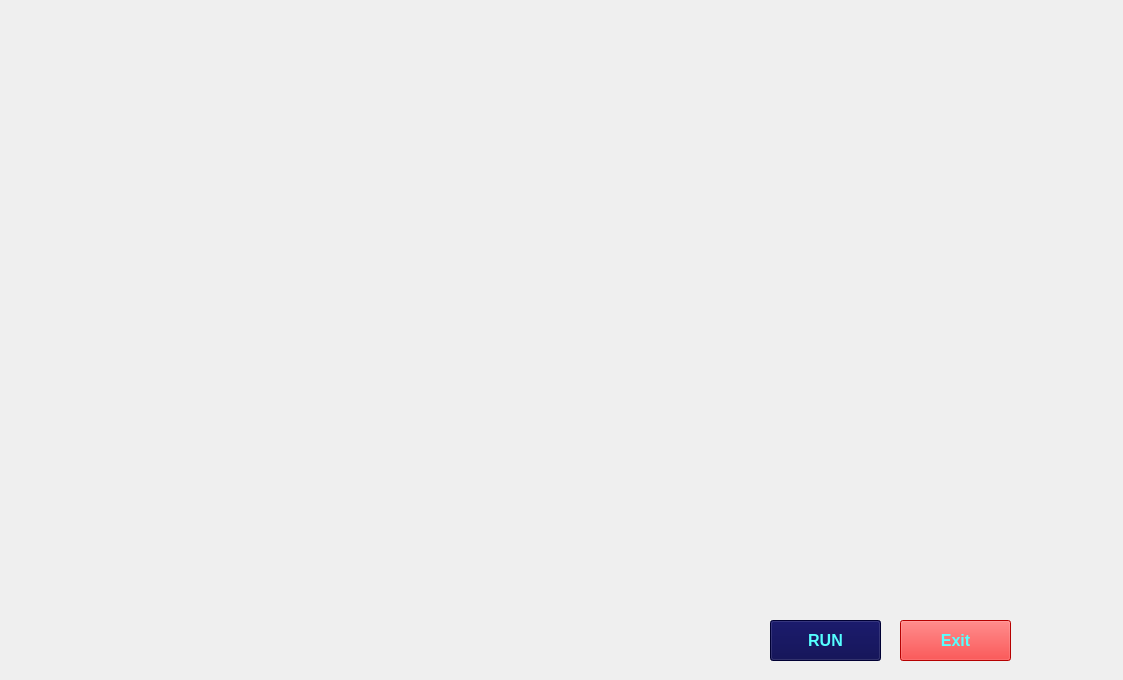
<?xml version="1.0" encoding="UTF-8"?>
<ui version="4.0">
 <class>PersonalAssistant_</class>
 <widget class="QMainWindow" name="PersonalAssistant_">
  <property name="geometry">
   <rect>
    <x>0</x>
    <y>0</y>
    <width>1123</width>
    <height>680</height>
   </rect>
  </property>
  <property name="windowTitle">
   <string>MainWindow</string>
  </property>
  <widget class="QWidget" name="centralwidget">
   <widget class="QLabel" name="label">
    <property name="geometry">
     <rect>
      <x>0</x>
      <y>0</y>
      <width>1121</width>
      <height>681</height>
     </rect>
    </property>
    <property name="font">
     <font>
      <pointsize>10</pointsize>
      <weight>75</weight>
      <bold>true</bold>
     </font>
    </property>
    <property name="cursor">
     <cursorShape>ArrowCursor</cursorShape>
    </property>
    <property name="text">
     <string/>
    </property>
    <property name="pixmap">
     <pixmap>../../../Downloads/icon.gif</pixmap>
    </property>
    <property name="scaledContents">
     <bool>true</bool>
    </property>
   </widget>
   <widget class="QPushButton" name="pushButton">
    <property name="geometry">
     <rect>
      <x>770</x>
      <y>620</y>
      <width>111</width>
      <height>41</height>
     </rect>
    </property>
    <property name="font">
     <font>
      <pointsize>12</pointsize>
      <weight>75</weight>
      <bold>true</bold>
     </font>
    </property>
    <property name="cursor">
     <cursorShape>PointingHandCursor</cursorShape>
    </property>
    <property name="styleSheet">
     <string notr="true">background-color: rgb(0, 0, 72);
border-color: rgb(85, 255, 255);

color: rgb(85, 255, 255);</string>
    </property>
    <property name="text">
     <string>RUN</string>
    </property>
   </widget>
   <widget class="QPushButton" name="pushButton_2">
    <property name="geometry">
     <rect>
      <x>900</x>
      <y>620</y>
      <width>111</width>
      <height>41</height>
     </rect>
    </property>
    <property name="font">
     <font>
      <pointsize>12</pointsize>
      <weight>75</weight>
      <bold>true</bold>
     </font>
    </property>
    <property name="cursor">
     <cursorShape>PointingHandCursor</cursorShape>
    </property>
    <property name="styleSheet">
     <string notr="true">background-color: rgb(0, 0, 72);
background-color: rgb(255, 0, 0);
border-color: rgb(85, 255, 255);

color: rgb(85, 255, 255);</string>
    </property>
    <property name="text">
     <string>Exit</string>
    </property>
   </widget>
   <widget class="QLabel" name="label_2">
    <property name="geometry">
     <rect>
      <x>0</x>
      <y>0</y>
      <width>501</width>
      <height>161</height>
     </rect>
    </property>
    <property name="cursor">
     <cursorShape>ArrowCursor</cursorShape>
    </property>
    <property name="text">
     <string/>
    </property>
    <property name="pixmap">
     <pixmap>../../../Downloads/loading.gif</pixmap>
    </property>
   </widget>
   <widget class="QLabel" name="label_3">
    <property name="geometry">
     <rect>
      <x>674</x>
      <y>0</y>
      <width>441</width>
      <height>141</height>
     </rect>
    </property>
    <property name="text">
     <string/>
    </property>
    <property name="pixmap">
     <pixmap>../../../Downloads/ace-ace-v2.gif</pixmap>
    </property>
   </widget>
   <widget class="QLabel" name="label_4">
    <property name="geometry">
     <rect>
      <x>0</x>
      <y>440</y>
      <width>421</width>
      <height>241</height>
     </rect>
    </property>
    <property name="text">
     <string/>
    </property>
    <property name="pixmap">
     <pixmap>../../../Downloads/—Pngtree—hud frames sci fi frame_8658856.png</pixmap>
    </property>
    <property name="scaledContents">
     <bool>true</bool>
    </property>
   </widget>
   <widget class="QTextBrowser" name="textBrowser">
    <property name="geometry">
     <rect>
      <x>60</x>
      <y>520</y>
      <width>291</width>
      <height>81</height>
     </rect>
    </property>
    <property name="styleSheet">
     <string notr="true">background:transparent;
border-radius:none;
</string>
    </property>
   </widget>
   <widget class="QLabel" name="label_5">
    <property name="geometry">
     <rect>
      <x>0</x>
      <y>250</y>
      <width>421</width>
      <height>241</height>
     </rect>
    </property>
    <property name="text">
     <string/>
    </property>
    <property name="pixmap">
     <pixmap>../../../Downloads/—Pngtree—hud frames sci fi frame_8658856.png</pixmap>
    </property>
    <property name="scaledContents">
     <bool>true</bool>
    </property>
   </widget>
   <widget class="QTextBrowser" name="textBrowser_2">
    <property name="geometry">
     <rect>
      <x>70</x>
      <y>340</y>
      <width>291</width>
      <height>81</height>
     </rect>
    </property>
    <property name="styleSheet">
     <string notr="true">background:transparent;
border-radius:none;
</string>
    </property>
   </widget>
  </widget>
 </widget>
 <resources/>
 <connections/>
</ui>
